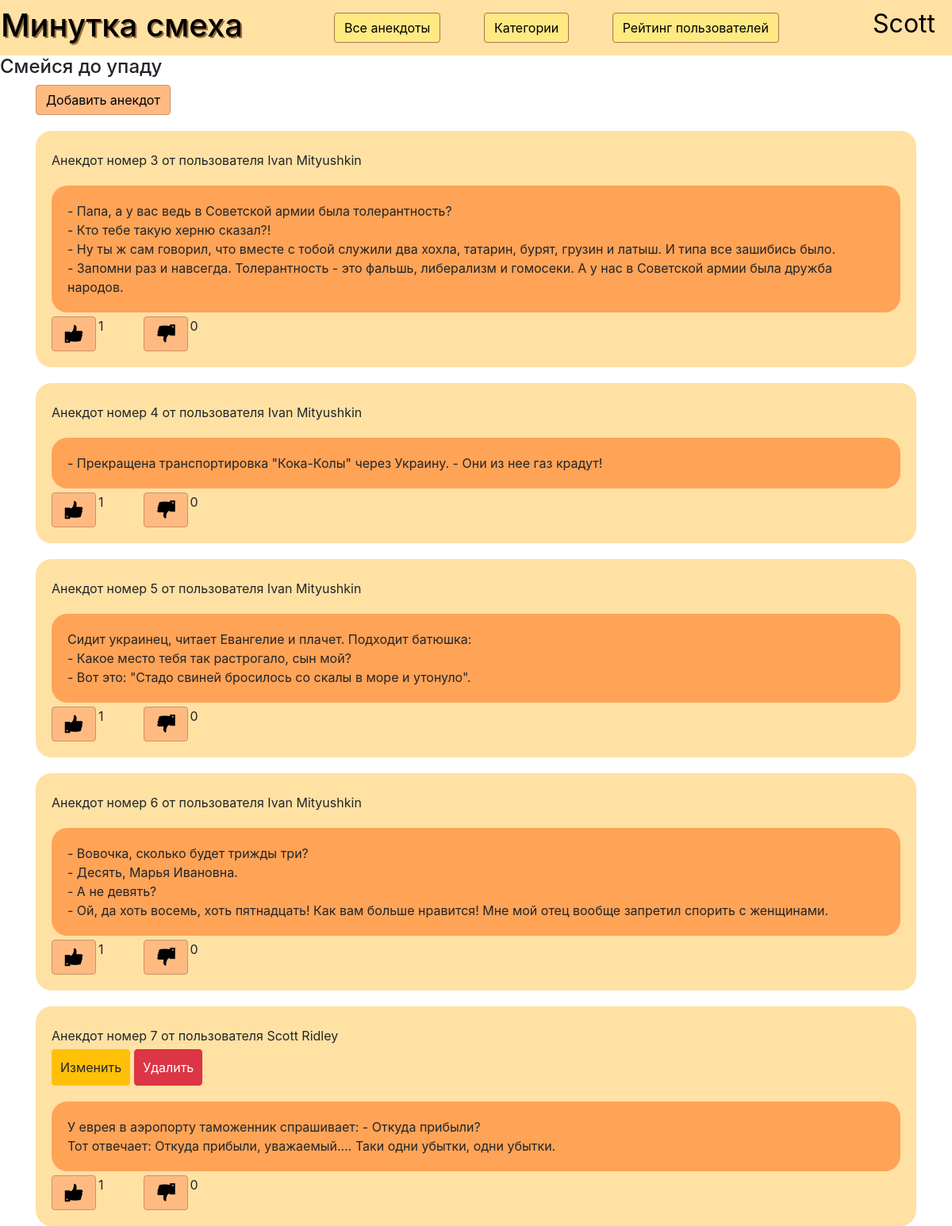
Page /main (signed in) on the committed database.
### data/users.py (models this page shows, shortened)
class User(SqlAlchemyBase, UserMixin, SerializerMixin):
    __tablename__ = 'Users'
    id = sqlalchemy.Column(sqlalchemy.Integer,
                           primary_key=True, autoincrement=True)
    login = sqlalchemy.Column(sqlalchemy.String, unique=True)
    surname = sqlalchemy.Column(sqlalchemy.String)
    name = sqlalchemy.Column(sqlalchemy.String)
    admin = sqlalchemy.Column(sqlalchemy.Boolean)
    hashed_password = sqlalchemy.Column(sqlalchemy.String)
    modified_date = sqlalchemy.Column(sqlalchemy.DateTime,
                                      default=datetime.datetime.now)
    rating = sqlalchemy.Column(sqlalchemy.Integer, default=0)
    anecdoties = orm.relation('Anecdotiy', back_populates='creator')

### data/anecdot.py (models this page shows, shortened)
class Anecdotiy(SqlAlchemyBase, SerializerMixin):
    __tablename__ = 'Anecdotiy'
    id = sqlalchemy.Column(sqlalchemy.Integer,
                           primary_key=True, autoincrement=True)
    text = sqlalchemy.Column(sqlalchemy.String)
    author = sqlalchemy.Column(sqlalchemy.Integer, sqlalchemy.ForeignKey('Users.id'))
    rating = sqlalchemy.Column(sqlalchemy.Integer, default=0)
    likes = sqlalchemy.Column(sqlalchemy.Integer, default=0)
    users_likes = sqlalchemy.Column(sqlalchemy.String, default='')
    dislikes = sqlalchemy.Column(sqlalchemy.Integer, default=0)
    users_dislikes = sqlalchemy.Column(sqlalchemy.String, default='')
    creator = orm.relation('User')
    categories = orm.relation("Genre",
                              secondary="association",
                              backref="Anecdotiy")

### sqlalchemy_app.py (the view)
@app.route('/main')
def all_anec():
    db_sess = db_session.create_session()
    anecdoties = db_sess.query(Anecdotiy).all()
    texts = []
    for anecdot in anecdoties:
        text = anecdot.text.split(';')
        texts.append(text)
    return render_template('anecdotiy.html', title='Все анекдоты', anecdotiy=anecdoties, texts=texts)

### data/db_session.py (called while the page is built)
def create_session() -> Session:
    global __factory
    return __factory()

### sqlalchemy_app.py (called while the page is built)
@login_manager.user_loader
def load_user(user_id):
    db_sess = db_session.create_session()
    return db_sess.query(User).get(user_id)

### templates/anecdotiy.html
{% extends "base.html" %}
{% block content %}
<a href="/addanecdot" class="btn btn-success" style="display: table-cell;">
    Добавить анекдот
</a>
{% for anecdot in anecdotiy %}
<div class='gather'>
<div class="line">
    <div>
Анекдот номер {{anecdot.id}} от пользователя {{anecdot.creator.name}} {{anecdot.creator.surname}}</div>
</div>
{% if current_user.is_authenticated and (current_user.id == 1 or current_user.id == anecdot.author)%}
<div class='line'>
<a href="/editanecdot/{{anecdot.id}}"  style='margin-right: 5px;' class="btn btn-warning">
    Изменить
</a>
<a href="/deleteanecdot/{{anecdot.id}}" class="btn btn-danger">
    Удалить
</a>
</div>
{% endif %}
<div class="space" style="text-align: left;">
    <div>{%for line in texts[loop.index0]%}
        {{line}}<br>
        {%endfor%}
    </div>
</div>
<div class='line'>
<a href="/addlike/{{anecdot.id}}" style='margin-right: 3px;' class="btn btn-success" style="display: table-cell;">
    <img src="/static/data/like.png">
</a>
<div style="margin-right: 50px;">
    {{anecdot.likes}}
</div>
<a href="/adddislike/{{anecdot.id}}" style='margin-right: 3px;' class="btn btn-success" style="display: table-cell;">
    <img src='/static/data/dislike.png'>
</a>
<div>
    {{anecdot.dislikes}}
</div>
</div>
</div>
{% endfor %}
{% endblock %}

### templates/base.html (shortened to what this page needs)
<!DOCTYPE html>
<html lang="en">
<head>
    <link rel="stylesheet" href="https://stackpath.bootstrapcdn.com/bootstrap/4.2.1/css/bootstrap.min.css"
>
    <link href="{{ url_for('static', filename='css/style.css') }}" rel="stylesheet">
</head>
<header style="height:70px; width: auto;">
    <table width="100%" height=70>
        <tr>
            <td class='{%  if current_user.is_authenticated %} auth {% else%} not_auth {% endif %}' class='header_td'>
                <h1 class="header"  right='5px' style='text-shadow: 2px 2px rgb(153, 114, 63)'>Минутка смеха</h1>
            </td>
            {%  if current_user.is_authenticated %}
            <td style="text-align: left; vertical-align: initial;">
                <a class="btn btn-primary " style="margin-top: 15px; margin-right: 50px;" href="/">Все анекдоты</a>
                <a class="btn btn-primary " style="margin-top: 15px; margin-right: 50px;" href="/categories">Категории</a>
                <a class="btn btn-primary " style="margin-top: 15px;" href="/rating">Рейтинг пользователей</a>
            </td>
            {% endif %}
            <td style="text-align: right; padding-right: 5px;">
                <nav class='login_buttons' style="height: 70px;">
                    {% if current_user.is_authenticated %}
                    <a class="navbar-brand" style="color: black; font-size: 2rem;" href="/logout">{{ current_user.name }}</a>
                    {% else %}
                    <p>
                        <a class="btn btn-primary " style="margin-top: 15px" href="/register">Зарегистрироваться</a>
                        <a class="btn btn-success" style="margin-top: 15px" href="/login">Войти</a>
                    </p>
                    {% endif %}
                </nav>
            </td>
        </tr>
    </table>
</header>
<body>
<h4>Смейся до упаду</h4>
<main role="main" class="container">
    {% block content %}{% endblock %}
</main>
</body>
</html>

### static/css/style.css (style rules this page uses)
.space { text-align: center; padding: 20px; background: #FFA357; border-radius: 20px; margin-top: 20px; margin-left: auto; margin-right: auto; }
.gather { text-align: left; padding: 20px; background: #FFE1A4; border-radius: 20px; margin-top: 20px; margin-left: auto; margin-right: auto; }
table { margin: auto; }
.btn-primary { background-color: #FFE982; border-color: #a57650; color: black; }
.btn-success { background-color: #FFBA82; border-color: #ca9468; color: black; }
td { text-align: center; }
h1.header { color: black; }
nav.login_buttons { right: 5px; top: 5px; }
a.btn-warning { display: table-cell; padding: 10px; }
a { text-decoration: none; }
a.btn-danger { padding: 10px; display: table-cell; }
header { background-color: #FFE1A4; }
body { background-color: white; }
.line { margin-top: 5px; display: flex; }
.auth { width: 35%; text-align: left; }

### rows in the picture
User: name "Scott"
Anecdotiy: id "3", creator.name "Ivan", creator.surname "Mityushkin", index0 "- Папа, а у вас ведь в Советской армии была толерантность?" "- Кто тебе такую херню сказал?!" "- Ну ты ж сам говорил, что вместе с тобой служили два хохла, татарин, бурят, грузин и латыш. И типа все зашибись было." "- Запомни раз и навсегда. Толерантность - это фальшь, либерализм и гомосеки. А у нас в Советской армии была дружба народов.", likes "1", dislikes "0"
Anecdotiy: id "4", creator.name "Ivan", creator.surname "Mityushkin", text "- Прекращена транспортировка \"Кока-Колы\" через Украину. - Они из нее газ крадут!", likes "1", dislikes "0"
Anecdotiy: id "5", creator.name "Ivan", creator.surname "Mityushkin", index0 "Сидит украинец, читает Евангелие и плачет. Подходит батюшка:" "- Какое место тебя так растрогало, сын мой?" "- Вот это: \"Стадо свиней бросилось со скалы в море и утонуло\".", likes "1", dislikes "0"
Anecdotiy: id "6", creator.name "Ivan", creator.surname "Mityushkin", index0 "- Вовочка, сколько будет трижды три?" "- Десять, Марья Ивановна." "- А не девять?" "- Ой, да хоть восемь, хоть пятнадцать! Как вам больше нравится! Мне мой отец вообще запретил спорить с женщинами.", likes "1", dislikes "0"
Anecdotiy: id "7", creator.name "Scott", creator.surname "Ridley", index0 "У еврея в аэропорту таможенник спрашивает: - Откуда прибыли?" "Тот отвечает: Откуда прибыли, уважаемый.... Таки одни убытки, одни убытки.", likes "1", dislikes "0"
